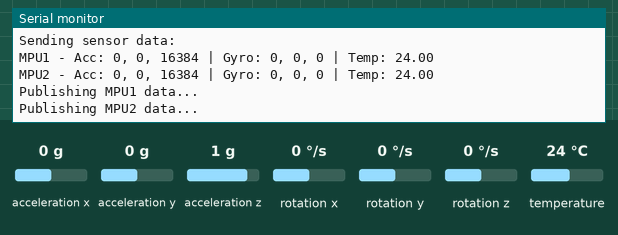
The sketch below on a simulated ESP8266 (NodeMCU). Shown: the last lines printed to the serial monitor. The test bench sets the inputs (shaded band); at power-on: acceleration x 0 g, acceleration y 0 g, acceleration z 1 g, rotation x 0 °/s, rotation y 0 °/s, rotation z 0 °/s, temperature 24 °C. WiFi joins after 1.5 s; servers stay silent unless stated; no MQTT or app messages arrive unless stated.

Above: at 3.2 s.
3.3 s: acceleration x set to -1.4 g
At 4.0 s:
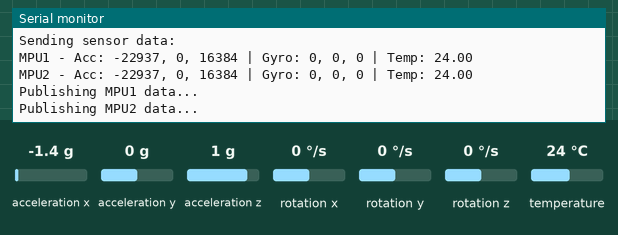
4.8 s: acceleration y set to -1.4 g
At 5.7 s:
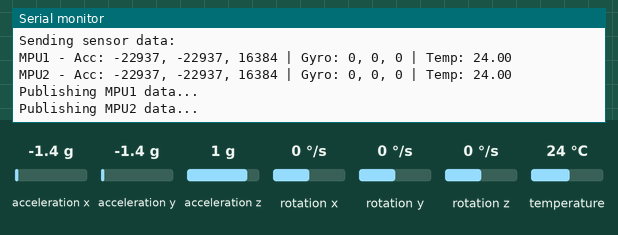
6.3 s: acceleration z set to -1.4 g
At 7.5 s:
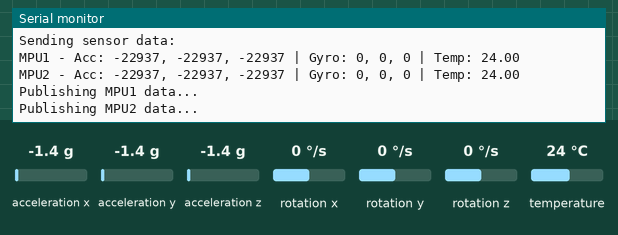
7.8 s: rotation x set to -192 °/s
At 7.9 s:
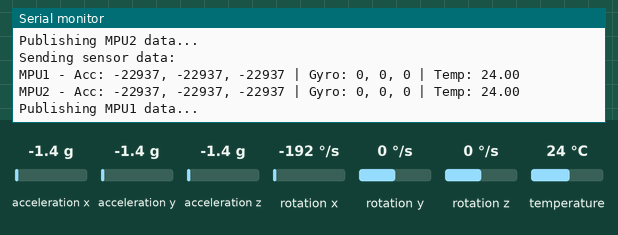
9.3 s: rotation y set to -192 °/s
At 9.8 s:
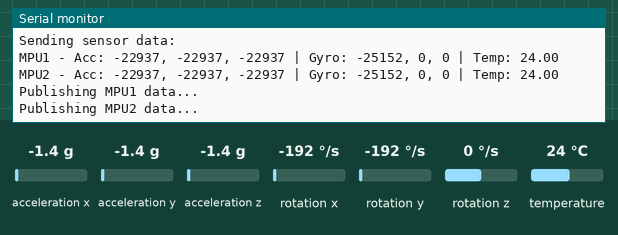

The sketch:

clientfor2.ino
```cpp
#include <Wire.h>
#include <MPU6050.h>
#include <ESP8266WiFi.h>
#include <PubSubClient.h>

// Define pins and connections
const char* ssid = "YEY";
const char* password = "qwerty12345Y";
const char* mqtt_server = "192.168.3.146";  // Raspberry Pi IP address
const int mqtt_port = 1883;  // Default MQTT port

WiFiClient espClient;
PubSubClient client(espClient);

MPU6050 mpu1(0x68);
MPU6050 mpu2(0x69);

// Setup function
void setup() {
  Serial.begin(115200);

  // Connect to Wi-Fi
  WiFi.begin(ssid, password);
  while (WiFi.status() != WL_CONNECTED) {
    delay(1000);
    Serial.println("Connecting to WiFi...");
  }
  Serial.println("WiFi connected");

  // Connect to MQTT
  client.setServer(mqtt_server, mqtt_port);
  while (!client.connected()) {
    if (client.connect("ESP8266Client")) {
      Serial.println("MQTT connected");
    } else {
      delay(1000);
      Serial.println("Attempting MQTT connection...");
    }
  }

  // Initialize MPU6050 sensors
  Wire.begin();
  mpu1.initialize();
  mpu2.initialize();
  if (!mpu1.testConnection() || !mpu2.testConnection()) {
    Serial.println("MPU6050 connection failed");
    while (1);
  }
}

// Send sensor data function
void sendData() {
  int16_t ax1, ay1, az1;
  int16_t gx1, gy1, gz1;
  int16_t ax2, ay2, az2;
  int16_t gx2, gy2, gz2;
  int16_t temp1, temp2;

  // Read data from the first MPU6050
  mpu1.getAcceleration(&ax1, &ay1, &az1);
  mpu1.getRotation(&gx1, &gy1, &gz1);
  temp1 = mpu1.getTemperature();

  // Read data from the second MPU6050
  mpu2.getAcceleration(&ax2, &ay2, &az2);
  mpu2.getRotation(&gx2, &gy2, &gz2);
  temp2 = mpu2.getTemperature();

  // Calculate temperature in Celsius (temperature is in raw value, apply formula)
  float tempC1 = (temp1 / 340.0) + 36.53;
  float tempC2 = (temp2 / 340.0) + 36.53;

  // Print data to the Serial Monitor
  Serial.println("Sending sensor data:");
  Serial.print("MPU1 - Acc: ");
  Serial.print(ax1); Serial.print(", ");
  Serial.print(ay1); Serial.print(", ");
  Serial.print(az1); Serial.print(" | ");
  Serial.print("Gyro: ");
  Serial.print(gx1); Serial.print(", ");
  Serial.print(gy1); Serial.print(", ");
  Serial.print(gz1); Serial.print(" | ");
  Serial.print("Temp: ");
  Serial.println(tempC1);

  Serial.print("MPU2 - Acc: ");
  Serial.print(ax2); Serial.print(", ");
  Serial.print(ay2); Serial.print(", ");
  Serial.print(az2); Serial.print(" | ");
  Serial.print("Gyro: ");
  Serial.print(gx2); Serial.print(", ");
  Serial.print(gy2); Serial.print(", ");
  Serial.print(gz2); Serial.print(" | ");
  Serial.print("Temp: ");
  Serial.println(tempC2);

  // Publish data to MQTT topics for both sensors
  String mpu1Data = String(ax1) + "," + String(ay1) + "," + String(az1) + "," + String(gx1) + "," + String(gy1) + "," + String(gz1) + "," + String(tempC1);
  String mpu2Data = String(ax2) + "," + String(ay2) + "," + String(az2) + "," + String(gx2) + "," + String(gy2) + "," + String(gz2) + "," + String(tempC2);

  Serial.println("Publishing MPU1 data...");
  client.publish("sensor/mpu1", mpu1Data.c_str()); // Send data for MPU1
  delay(200);  // Add a delay to prevent flooding

  Serial.println("Publishing MPU2 data...");
  client.publish("sensor/mpu2", mpu2Data.c_str()); // Send data for MPU2
  delay(200);  // Add a delay between both publishes
}

void loop() {
  if (!client.connected()) {
    while (!client.connected()) {
      if (client.connect("ESP8266Client")) {
        Serial.println("MQTT reconnected");
      } else {
        delay(1000);
        Serial.println("Attempting MQTT connection...");
      }
    }
  }
  client.loop();

  // Send sensor data every 1 second
  sendData();
  delay(1000);  // Send data every 1 second
}
```

Measured:
- after the input at 3.3 s, the serial monitor: prints a new line after 0.18 s (image 1)
- after the input at 4.8 s, the serial monitor: prints a new line after 0.09 s (image 2)
- after the input at 6.3 s, the serial monitor: prints a new line at once (image 3)
